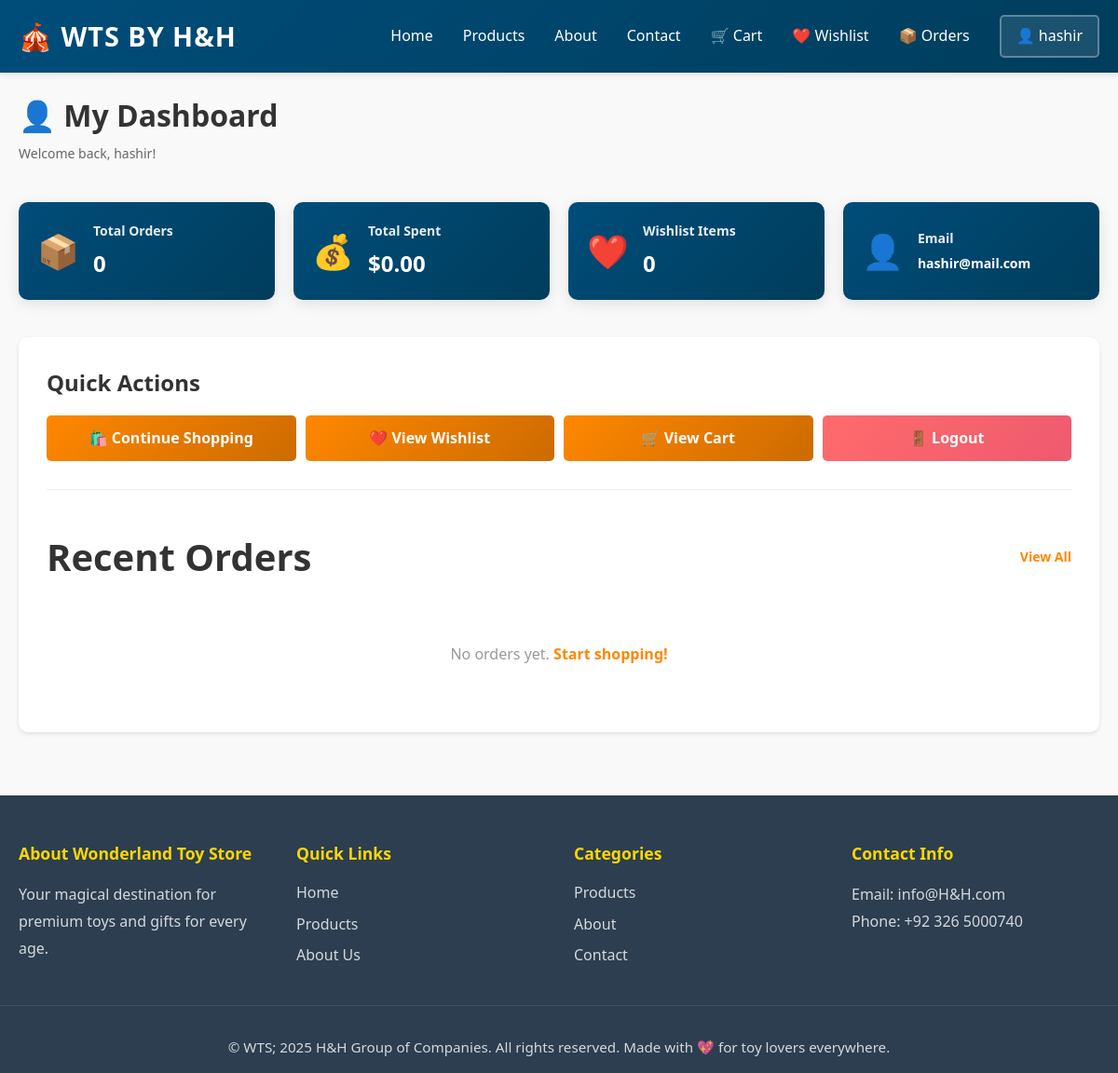
The page /dashboard (signed in) on the database as committed earlier.
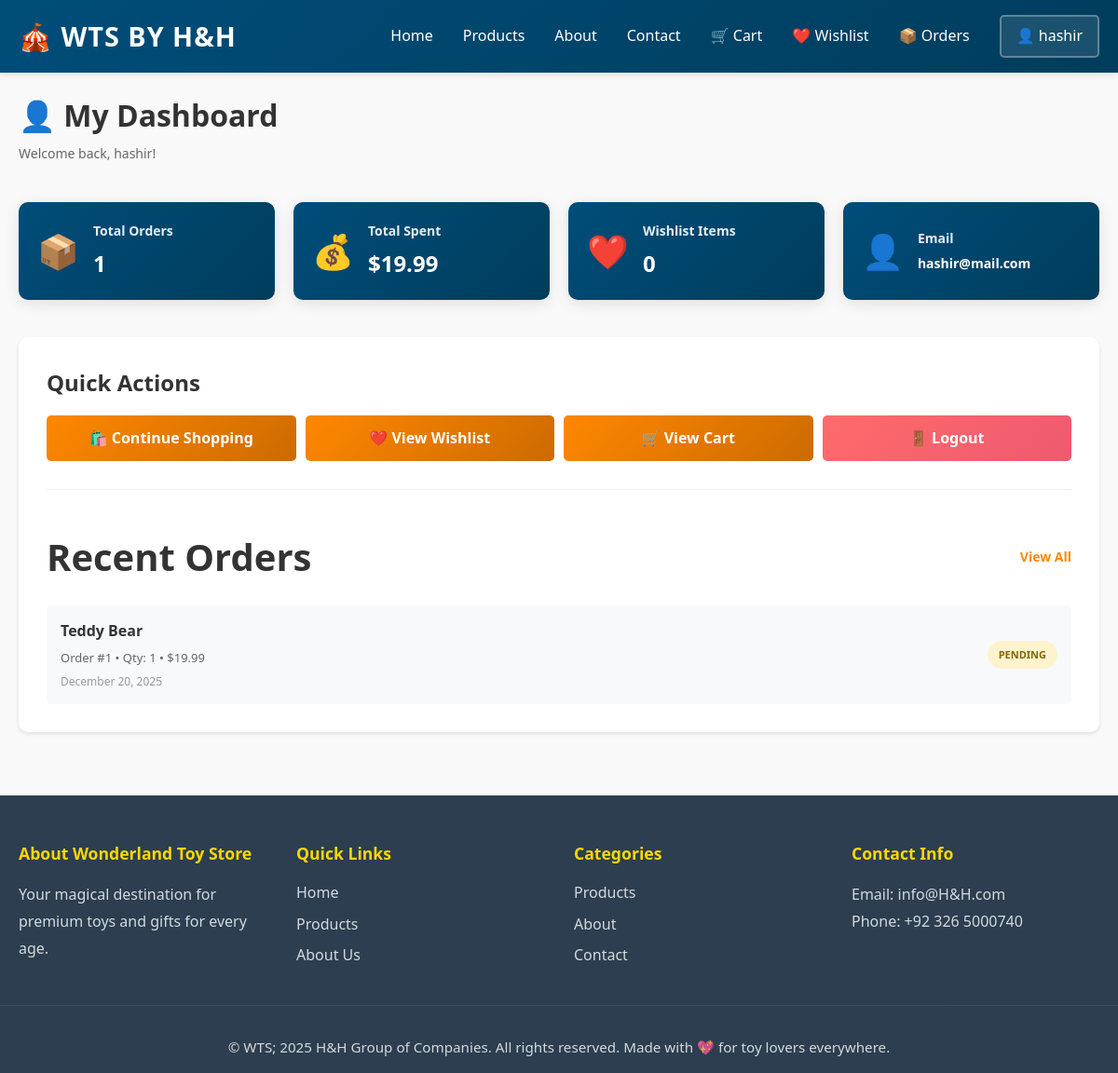
The same page on the database as committed later.
### app/models.py (models this page shows, shortened)
class Order(db.Model):
    __tablename__ = 'orders'
    STATUS_PENDING = 'pending'
    STATUS_PROCESSING = 'processing'
    STATUS_SHIPPED = 'shipped'
    STATUS_DELIVERED = 'delivered'
    STATUS_CANCELLED = 'cancelled'
    id = db.Column(db.Integer, primary_key=True)
    user_id = db.Column(db.Integer, db.ForeignKey('users.id'), nullable=False)
    product_id = db.Column(db.Integer, db.ForeignKey('products.id'), nullable=False)
    quantity = db.Column(db.Integer, default=1, nullable=False)
    total_price = db.Column(db.Float, nullable=False)
    status = db.Column(db.String(20), default=STATUS_PENDING)
    shipping_address = db.Column(db.Text)
    tracking_number = db.Column(db.String(100), nullable=True)
    created_at = db.Column(db.DateTime, default=datetime.utcnow)
    updated_at = db.Column(db.DateTime, default=datetime.utcnow, onupdate=datetime.utcnow)

class Product(db.Model):
    __tablename__ = 'products'
    id = db.Column(db.Integer, primary_key=True)
    name = db.Column(db.String(120), nullable=False)
    price = db.Column(db.Float, nullable=False)
    description = db.Column(db.Text)
    stock = db.Column(db.Integer, default=0)
    category_id = db.Column(db.Integer, db.ForeignKey('categories.id'), nullable=True)
    image_filename = db.Column(db.String(255), nullable=True)
    created_at = db.Column(db.DateTime, default=datetime.utcnow)
    updated_at = db.Column(db.DateTime, default=datetime.utcnow, onupdate=datetime.utcnow)
    orders = db.relationship('Order', backref='product', lazy=True)
    cart_items = db.relationship('CartItem', backref='product', lazy=True)
    wishlist_items = db.relationship('Wishlist', backref='product', lazy=True, cascade='all, delete-orphan')

### app/routes.py (the view)
@main_bp.route('/dashboard')
@login_required
def dashboard():
    user_orders = Order.query.filter_by(user_id=current_user.id).order_by(Order.created_at.desc()).limit(5).all()
    wishlist_count = Wishlist.query.filter_by(user_id=current_user.id).count()
    total_spent = db.session.query(db.func.sum(Order.total_price)).filter_by(user_id=current_user.id).scalar() or 0
    orders_count = Order.query.filter_by(user_id=current_user.id).count()
    return render_template('dashboard.html',
                         title='My Dashboard',
                         user_orders=user_orders,
                         wishlist_count=wishlist_count,
                         total_spent=total_spent,
                         orders_count=orders_count)

### app/templates/dashboard.html (shortened to what this page needs)
{% extends "base.html" %}
{% block content %}
<div class="dashboard-container">
    <div class="dashboard-header">
        <h1>👤 My Dashboard</h1>
        <p class="user-info">Welcome back, {{ current_user.username }}!</p>
    </div>
    <div class="dashboard-grid">
        <div class="stats-card">
            <div class="stat-icon">📦</div>
            <div class="stat-content">
                <h3>Total Orders</h3>
                <p class="stat-value">{{ orders_count }}</p>
            </div>
        </div>
        <div class="stats-card">
            <div class="stat-icon">💰</div>
            <div class="stat-content">
                <h3>Total Spent</h3>
                <p class="stat-value">${{ "%.2f"|format(total_spent) }}</p>
            </div>
        </div>
        <div class="stats-card">
            <div class="stat-icon">❤️</div>
            <div class="stat-content">
                <h3>Wishlist Items</h3>
                <p class="stat-value">{{ wishlist_count }}</p>
            </div>
        </div>
        <div class="stats-card">
            <div class="stat-icon">👤</div>
            <div class="stat-content">
                <h3>Email</h3>
                <p class="stat-value" style="font-size: 14px;">{{ current_user.email }}</p>
            </div>
        </div>
    </div>
    <div class="dashboard-content">
        <div class="quick-actions">
            <h2>Quick Actions</h2>
            <div class="action-buttons">
                <a href="{{ url_for('main.products') }}" class="action-btn">🛍️ Continue Shopping</a>
                <a href="{{ url_for('main.view_wishlist') }}" class="action-btn">❤️ View Wishlist</a>
                <a href="{{ url_for('main.view_cart') }}" class="action-btn">🛒 View Cart</a>
                <a href="{{ url_for('main.logout') }}" class="action-btn logout-btn">🚪 Logout</a>
            </div>
        </div>
        <div class="recent-orders">
            <div class="section-header">
                <h2>Recent Orders</h2>
                <a href="{{ url_for('main.orders') }}" class="view-all">View All</a>
            </div>
            {% if user_orders %}
                <div class="orders-list">
                    {% for order in user_orders %}
                        <div class="order-item">
                            <div class="order-info">
                                <h4>{{ order.product.name }}</h4>
                                <p class="order-details">
                                    Order #{{ order.id }} • Qty: {{ order.quantity }} • ${{ "%.2f"|format(order.total_price) }}
                                </p>
                                <p class="order-date">{{ order.created_at.strftime('%B %d, %Y') }}</p>
                            </div>
                            <div class="order-status">
                                <span class="status-badge status-{{ order.status }}">{{ order.status.upper() }}</span>
                            </div>
                        </div>
                    {% endfor %}
                </div>
            {% else %}
                <div class="empty-state">
                    <p>No orders yet. <a href="{{ url_for('main.products') }}">Start shopping!</a></p>
                </div>
            {% endif %}
        </div>
    </div>
</div>
{% endblock %}

Rows that differ between the two databases and show on the page:
added Order: product.name "Teddy Bear", id "1", quantity "1", total_price "19.99", created_at "December 20, 2025", status "PENDING"
Other text that changed with them:
{{ orders_count }}: "0" → "1"
{{ "%.2f"|format(total_spent) }}: "0.00" → "19.99"
text no longer shown: "No orders yet. Start shopping!"
